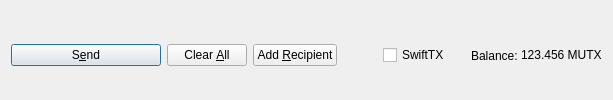
         <widget class="QFrame" name="frame_Send">
          <layout class="QHBoxLayout" name="horizontalLayout">
           <property name="bottomMargin">
            <number>0</number>
           </property>
           <item>
            <widget class="QPushButton" name="sendButton">
             <property name="minimumSize">
              <size>
               <width>150</width>
               <height>0</height>
              </size>
             </property>
             <property name="toolTip">
              <string>Confirm the send action</string>
             </property>
             <property name="text">
              <string>S&amp;end</string>
             </property>
             <property name="icon">
              <iconset resource="../mutx.qrc">
               <normaloff>:/icons/send</normaloff>:/icons/send</iconset>
             </property>
             <property name="autoDefault">
              <bool>false</bool>
             </property>
             <property name="default">
              <bool>true</bool>
             </property>
            </widget>
           </item>
           <item>
            <widget class="QPushButton" name="clearButton">
             <property name="sizePolicy">
              <sizepolicy hsizetype="Minimum" vsizetype="Fixed">
               <horstretch>0</horstretch>
               <verstretch>0</verstretch>
              </sizepolicy>
             </property>
             <property name="toolTip">
              <string>Clear all fields of the form.</string>
             </property>
             <property name="text">
              <string>Clear &amp;All</string>
             </property>
             <property name="icon">
              <iconset resource="../mutx.qrc">
               <normaloff>:/icons/remove</normaloff>:/icons/remove</iconset>
             </property>
             <property name="autoDefault">
              <bool>false</bool>
             </property>
            </widget>
           </item>
           <item>
            <widget class="QPushButton" name="addButton">
             <property name="toolTip">
              <string>Send to multiple recipients at once</string>
             </property>
             <property name="text">
              <string>Add &amp;Recipient</string>
             </property>
             <property name="icon">
              <iconset resource="../mutx.qrc">
               <normaloff>:/icons/add</normaloff>:/icons/add</iconset>
             </property>
             <property name="autoDefault">
              <bool>false</bool>
             </property>
            </widget>
           </item>
           <item>
            <spacer name="horizontalSpacer">
             <property name="orientation">
              <enum>Qt::Horizontal</enum>
             </property>
             <property name="sizeHint" stdset="0">
              <size>
               <width>40</width>
               <height>20</height>
              </size>
             </property>
            </spacer>
           </item>
           <item>
            <layout class="QHBoxLayout" name="horizontalLayout_2">
             <property name="spacing">
              <number>3</number>
             </property>
             <item>
              <widget class="QCheckBox" name="checkSwiftTX">
               <property name="enabled">
                <bool>true</bool>
               </property>
               <property name="minimumSize">
                <size>
                 <width>85</width>
                 <height>0</height>
                </size>
               </property>
               <property name="text">
                <string>SwiftTX</string>
               </property>
              </widget>
             </item>
             <item>
              <widget class="QLabel" name="label">
               <property name="text">
                <string>Balance:</string>
               </property>
              </widget>
             </item>
             <item>
              <widget class="QLabel" name="labelBalance">
               <property name="sizePolicy">
                <sizepolicy hsizetype="Preferred" vsizetype="Fixed">
                 <horstretch>0</horstretch>
                 <verstretch>0</verstretch>
                </sizepolicy>
               </property>
               <property name="cursor">
                <cursorShape>IBeamCursor</cursorShape>
               </property>
               <property name="text">
                <string notr="true">123.456 MUTX</string>
               </property>
               <property name="textInteractionFlags">
                <set>Qt::LinksAccessibleByMouse|Qt::TextSelectableByKeyboard|Qt::TextSelectableByMouse</set>
               </property>
              </widget>
             </item>
            </layout>
           </item>
          </layout>
         </widget>
